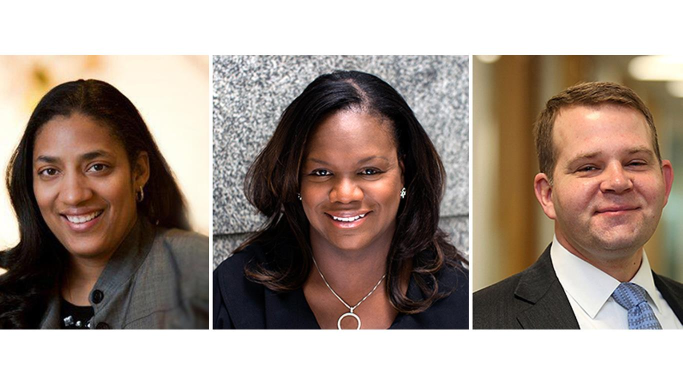
#> input picture image/face_detector/example1.jpg, 1365 x 768 px (shown at 1/2 size)
$ python detect_lbp.py
#> lines starting #> are read from the running program, lines starting #| are printed output that depends on the picture; after the words box and inside, x2 and y2 are one past the last pixel; in counts of white or black regions, pixels touching at a corner belong together
### image/face_detector/cascade_face_detector.py
import cv2

# haarcascade_frontalface_alt.xml scale-factor = 1.00849, min-neighbours = 5
# scale factor of 1.03 - 1.05 for haar seems to give good results

class cascade_FaceDetector:
	def __init__(self, classifier_type):
		if classifier_type == 'haar':
			self.classifier = cv2.CascadeClassifier('../../saved-models/face-detection/haarcascade_frontalface_alt.xml')
			self.scale_factor = 1.0303035
			self.min_neighbours = 5
		elif classifier_type == 'lbp':
			self.classifier = cv2.CascadeClassifier('../../saved-models/face-detection/lbpcascade_frontalface_improved.xml')
			self.scale_factor = 1.2
			self.min_neighbours = 5
		else:
			raise Exception("unknown classifier type")


	def get_faces(self, img):
		"""
		this function is supposed to extract faces from image, set them in required format,
		enhance them, pack them with their respective boxes in original image and return them
		:param img:np.mat the image with faces in it
		:returns res:list [ .., (face, box), ...]
		where each face is an image for the detected face
		and each box is a tuple of two points the upper-left-corner and lower-right-corner
		"""
		boxes = self.__get_faces_locations(img)
		res = []
		for box in boxes:
			face = self.__extract_face(img, box)
			face = self.__enhance_face(face)
			res.append((face, box))
		return res

	# [7 lines left out: function is_one_face, not called in this run]

	# private functions
	def __get_faces_locations(self, img):
		"""
		this function applies the haar classifier to the image to detect the faces in it
		:param img:np.mat
		:return:boxes:list of boxes that contain faces in the image
		where each box contains a tuple of two points
		the upper left corner and the lower right corner
		"""
		faces = self.classifier.detectMultiScale(
			img,
			scaleFactor=self.scale_factor,
			minNeighbors=self.min_neighbours
		)
		boxes = []
		for face in faces:
			p1 = (face[0], face[1])
			p2 = (face[2] + face[0], face[3] + face[1])
			boxes.append((p1, p2))
		return boxes

	def __extract_face(self, img, box):
		"""
		this function should extract the faces in the given locations in the given image
		:param img:np.mat the image with faces in it
		:param boxes:list it contains the locations for faces in the image
		:return:faces:list of np.mat images of faces in the given image
		"""
		p1, p2 = box
		face = img[p1[1]:p2[1], p1[0]:p2[0]]
		return face

	def __enhance_face(self, face):
		"""
		this function puts the image for the face in the correct format
		:param faces: a list of faces detected in the image
		:return: faces: a list of faces after applying the required enhancements
		1 - reshaped to 48 * 48
		2 - turn into greyscale
		"""
		face = cv2.resize(face, (48, 48))
		face = cv2.cvtColor(face, cv2.COLOR_RGB2GRAY)
		return face

	@staticmethod
	def __display(img, boxes):
		for box in boxes:
			cv2.rectangle(img, box[0], box[1], (0, 255, 0), 1)
		cv2.imwrite("result.jpg", img)
		cv2.imshow("detected faces", img)
		cv2.waitKey(0)

### image/face_detector/detect_lbp.py
from cascade_face_detector import cascade_FaceDetector
import cv2, time

__lbp_facedetector = cascade_FaceDetector("lbp")

def get_faces(img):
    return __lbp_facedetector.get_faces(img)

def is_one_face(img):
    return __lbp_facedetector.is_one_face(img)

if __name__ == '__main__':
	img = cv2.imread("example1.jpg")
#> img is the input picture: shape (768, 1365, 3); mean B, G, R 137.8, 147.4, 162.1
	t1 = time.time()
	out = get_faces(img)
#> in __get_faces_locations, `faces = self.classifier.detectMultiScale( img, scaleFactor=self.scale_..`: faces = [[61, 299, 165, 165], [1147, 290, 166, 166], [609, 311, 160, 160]]
#> the loop in __get_faces_locations, `for face in faces:` made 3 passes
#> (face, p2) on passes 1 to 3: ([61, 299, 165, 165], (226, 464)), ([1147, 290, 166, 166], (1313, 456)), ([609, 311, 160, 160], (769, 471))
#> after the loop in __get_faces_locations, `for face in faces:`: boxes = [((61, 299), (226, 464)), ((1147, 290), (1313, 456)), ((609, 311), (769, 471))]
#> the loop in get_faces, `for box in boxes:` made 3 passes
#> (p1 in __extract_face, p2 in __extract_face) on passes 1 to 3: ((61, 299), (226, 464)), ((1147, 290), (1313, 456)), ((609, 311), (769, 471))
#> pass 1, in __extract_face, `face = img[p1[1]:p2[1], p1[0]:p2[0]]`:
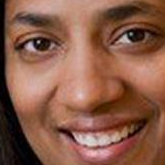
#> face: shape (165, 165, 3); mean B, G, R 73.7, 92.4, 138
#> pass 1, in __enhance_face, `face = cv2.resize(face, (48, 48))`:
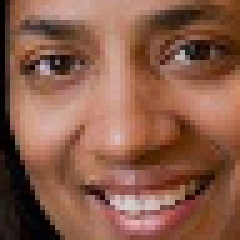
#> face: shape (48, 48, 3) (shown 5 times larger); mean of channels 0, 1, 2 73.6, 92.3, 137.9; drawn as B, G, R
#> pass 1, in __enhance_face, `face = cv2.cvtColor(face, cv2.COLOR_RGB2GRAY)`:
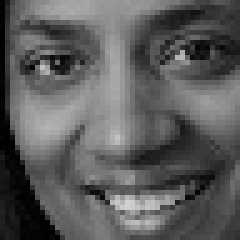
#> face: shape (48, 48) (shown 5 times larger); min 0, max 208, mean 91.9
#> pass 2, in __extract_face (call 2), `face = img[p1[1]:p2[1], p1[0]:p2[0]]`:
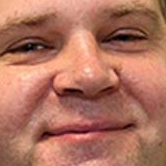
#> face: shape (166, 166, 3); mean B, G, R 95.8, 114.5, 174.5
#> after the loop in get_faces, `for box in boxes:`: res = 3 items
#> out = 3 items
	print("execution time : %f\n" %(time.time() - t1))
	boxes = []
	for face in out:
		boxes.append(face[1])
#> this loop made 3 passes
	cascade_FaceDetector._cascade_FaceDetector__display(img, boxes)
#> the loop in __display, `for box in boxes:` made 3 passes
#> after the loop in __display, `for box in boxes:`:
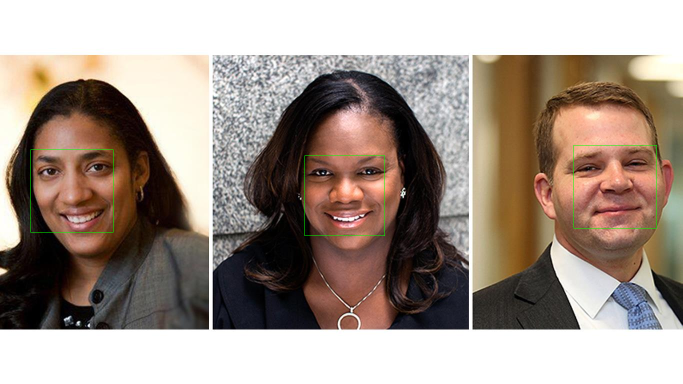
#> img: shape (768, 1365, 3) (shown at 1/2 size); 0.19% of pixels changed, all inside (x1, y1, x2, y2) = (61, 290, 1314, 472)
